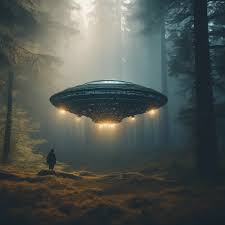
#> input picture LO5/LBP (Local Binary Pattern)/download.jpeg, 225 x 225 px
$ python LBP.py
#> lines starting #> are read from the running program, lines starting #| are printed output that depends on the picture
from  skimage.feature import local_binary_pattern
import numpy as np
import matplotlib.pyplot as plt
import cv2

image =cv2.imread('download.jpeg',cv2.IMREAD_GRAYSCALE)
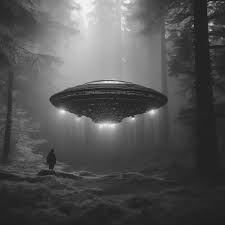
#> image: shape (225, 225); min 17, max 250, mean 82.8
radius = 1
n_point = 8*radius
lbp_image = local_binary_pattern(image,n_point,radius, method='uniform')
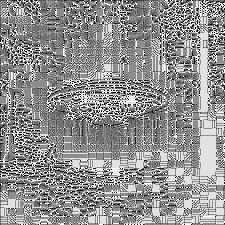
#> lbp_image: shape (225, 225) float64; min 0, max 9, mean 5.13; drawn with min black and max white

lbp_hist,_ = np.histogram(lbp_image.ravel(),bins=np.arange(n_point+3),range=(0,n_point+2))
#> lbp_hist = [948, 2490, 1551, 5499, 9776, 12045, 3735, 3791, 7675, 3115]
lbp_hist = lbp_hist.astype(float)/lbp_hist.sum()
#> lbp_hist = [0.0187, 0.0492, 0.0306, 0.109, 0.193, 0.238, 0.0738, 0.0749, 0.152, 0.0615]

plt.figure(figsize=(5,5))
plt.subplot(1,2,1)
plt.title('Original Image')
plt.imshow(image,cmap='gray')
plt.axis('off')

plt.subplot(1,2,2)
plt.title('LBP Image')
plt.imshow(lbp_image,cmap='gray')
plt.axis('off')

plt.tight_layout()
plt.show()
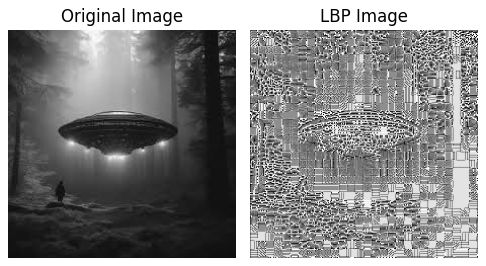
#> figure drawn by matplotlib, 2 panels

plt.figure(figsize=(5,5))
plt.title('Local Binary Pattern Histogram')
plt.bar(range(len(lbp_hist)),lbp_hist, align='center')
plt.xlabel('Levels')
plt.ylabel('Pixels')
plt.show()
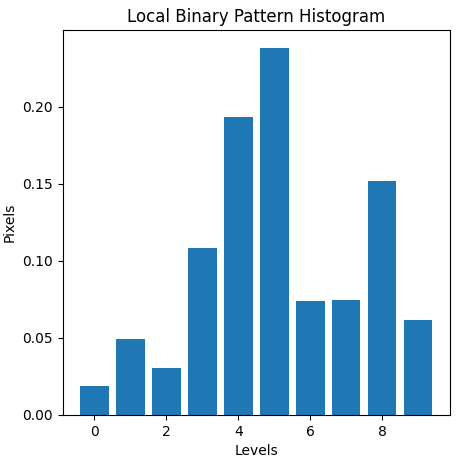
#> figure drawn by matplotlib, 1 panel; tallest bar 0.238 high, from x = 4.6 to 5.4
